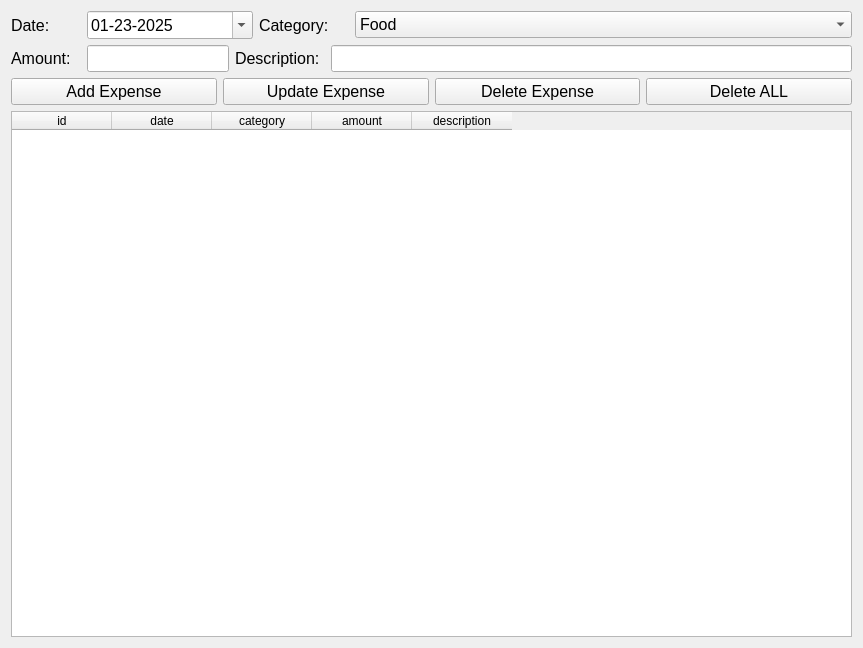
<?xml version="1.0" encoding="UTF-8"?>
<ui version="4.0">
 <class>Form</class>
 <widget class="QWidget" name="Form">
  <property name="geometry">
   <rect>
    <x>0</x>
    <y>0</y>
    <width>863</width>
    <height>648</height>
   </rect>
  </property>
  <property name="windowTitle">
   <string>Simple SQL Program</string>
  </property>
  <property name="windowIcon">
   <iconset>
    <normaloff>icon/ms_icon.jpg</normaloff>icon/ms_icon.jpg</iconset>
  </property>
  <layout class="QVBoxLayout" name="verticalLayout">
   <item>
    <layout class="QHBoxLayout" name="horizontalLayout">
     <item>
      <widget class="QLabel" name="date_box_label">
       <property name="sizePolicy">
        <sizepolicy hsizetype="Fixed" vsizetype="Preferred">
         <horstretch>0</horstretch>
         <verstretch>0</verstretch>
        </sizepolicy>
       </property>
       <property name="minimumSize">
        <size>
         <width>70</width>
         <height>0</height>
        </size>
       </property>
       <property name="font">
        <font>
         <pointsize>12</pointsize>
        </font>
       </property>
       <property name="text">
        <string>Date:</string>
       </property>
      </widget>
     </item>
     <item>
      <widget class="QDateEdit" name="date_box">
       <property name="sizePolicy">
        <sizepolicy hsizetype="Fixed" vsizetype="Fixed">
         <horstretch>0</horstretch>
         <verstretch>0</verstretch>
        </sizepolicy>
       </property>
       <property name="minimumSize">
        <size>
         <width>166</width>
         <height>0</height>
        </size>
       </property>
       <property name="font">
        <font>
         <pointsize>12</pointsize>
        </font>
       </property>
       <property name="displayFormat">
        <string>MM-dd-yyyy</string>
       </property>
       <property name="calendarPopup">
        <bool>true</bool>
       </property>
       <property name="currentSectionIndex">
        <number>0</number>
       </property>
       <property name="timeSpec">
        <enum>Qt::LocalTime</enum>
       </property>
       <property name="date">
        <date>
         <year>2025</year>
         <month>1</month>
         <day>23</day>
        </date>
       </property>
      </widget>
     </item>
     <item>
      <widget class="QLabel" name="dropdown_label">
       <property name="sizePolicy">
        <sizepolicy hsizetype="Fixed" vsizetype="Preferred">
         <horstretch>0</horstretch>
         <verstretch>0</verstretch>
        </sizepolicy>
       </property>
       <property name="minimumSize">
        <size>
         <width>90</width>
         <height>0</height>
        </size>
       </property>
       <property name="font">
        <font>
         <pointsize>12</pointsize>
        </font>
       </property>
       <property name="text">
        <string>Category:</string>
       </property>
      </widget>
     </item>
     <item>
      <widget class="QComboBox" name="dropdown">
       <property name="font">
        <font>
         <pointsize>12</pointsize>
        </font>
       </property>
       <item>
        <property name="text">
         <string>Food</string>
        </property>
       </item>
       <item>
        <property name="text">
         <string>Transportation</string>
        </property>
       </item>
       <item>
        <property name="text">
         <string>Rent</string>
        </property>
       </item>
       <item>
        <property name="text">
         <string>Entertainment</string>
        </property>
       </item>
       <item>
        <property name="text">
         <string>Shopping</string>
        </property>
       </item>
       <item>
        <property name="text">
         <string>Bills</string>
        </property>
       </item>
      </widget>
     </item>
    </layout>
   </item>
   <item>
    <layout class="QHBoxLayout" name="horizontalLayout_2">
     <item>
      <widget class="QLabel" name="amount_label">
       <property name="sizePolicy">
        <sizepolicy hsizetype="Fixed" vsizetype="Preferred">
         <horstretch>0</horstretch>
         <verstretch>0</verstretch>
        </sizepolicy>
       </property>
       <property name="minimumSize">
        <size>
         <width>70</width>
         <height>0</height>
        </size>
       </property>
       <property name="font">
        <font>
         <pointsize>12</pointsize>
        </font>
       </property>
       <property name="text">
        <string>Amount:</string>
       </property>
      </widget>
     </item>
     <item>
      <widget class="QLineEdit" name="amount">
       <property name="sizePolicy">
        <sizepolicy hsizetype="Fixed" vsizetype="Fixed">
         <horstretch>0</horstretch>
         <verstretch>0</verstretch>
        </sizepolicy>
       </property>
       <property name="font">
        <font>
         <pointsize>12</pointsize>
        </font>
       </property>
      </widget>
     </item>
     <item>
      <widget class="QLabel" name="description_label">
       <property name="sizePolicy">
        <sizepolicy hsizetype="Fixed" vsizetype="Preferred">
         <horstretch>0</horstretch>
         <verstretch>0</verstretch>
        </sizepolicy>
       </property>
       <property name="minimumSize">
        <size>
         <width>90</width>
         <height>0</height>
        </size>
       </property>
       <property name="font">
        <font>
         <pointsize>12</pointsize>
        </font>
       </property>
       <property name="text">
        <string>Description:</string>
       </property>
      </widget>
     </item>
     <item>
      <widget class="QLineEdit" name="description">
       <property name="font">
        <font>
         <pointsize>12</pointsize>
        </font>
       </property>
      </widget>
     </item>
    </layout>
   </item>
   <item>
    <layout class="QHBoxLayout" name="horizontalLayout_3">
     <item>
      <widget class="QPushButton" name="add_button">
       <property name="font">
        <font>
         <pointsize>12</pointsize>
        </font>
       </property>
       <property name="text">
        <string>Add Expense</string>
       </property>
      </widget>
     </item>
     <item>
      <widget class="QPushButton" name="update_button">
       <property name="font">
        <font>
         <pointsize>12</pointsize>
        </font>
       </property>
       <property name="text">
        <string>Update Expense</string>
       </property>
      </widget>
     </item>
     <item>
      <widget class="QPushButton" name="delete_button">
       <property name="font">
        <font>
         <pointsize>12</pointsize>
        </font>
       </property>
       <property name="text">
        <string>Delete Expense</string>
       </property>
      </widget>
     </item>
     <item>
      <widget class="QPushButton" name="delete_all_button">
       <property name="font">
        <font>
         <pointsize>12</pointsize>
        </font>
       </property>
       <property name="text">
        <string>Delete ALL</string>
       </property>
      </widget>
     </item>
    </layout>
   </item>
   <item>
    <widget class="QTableWidget" name="table">
     <property name="columnCount">
      <number>5</number>
     </property>
     <column>
      <property name="text">
       <string>id</string>
      </property>
     </column>
     <column>
      <property name="text">
       <string>date</string>
      </property>
     </column>
     <column>
      <property name="text">
       <string>category</string>
      </property>
     </column>
     <column>
      <property name="text">
       <string>amount</string>
      </property>
     </column>
     <column>
      <property name="text">
       <string>description</string>
      </property>
     </column>
    </widget>
   </item>
  </layout>
 </widget>
 <resources/>
 <connections/>
</ui>
